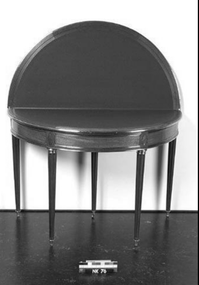
#> input picture nk_testset/card_table_nk.png, 199 x 285 px, shrunk from 341 x 487 before the run; its folder holds 5 pictures in this run
$ jupyter execute --allow-errors sift.ipynb
#> lines starting #> are read from the running program, lines starting #| are printed output that depends on the picture
> In this file all the SIFT implementations and code is documented. All of the images and files that are used in the report using SIFT can also be found in this code. Each piece of code in this markdown has its own usecases and the explanation on what it does can be found in the markdowns above each piece of code and also with comments in between lines of code.

[cell 1]
import cv2
import os
import numpy as np
from matplotlib import pyplot as plt
import pandas as pd
from matplotlib.image import imread

Get table is a helper function that is needed to create a nice looking table used in the final report for our results using pandas dataframe

[cell 2]
# Standard function we used in more programs to create a nice table using pandas df
# [36 lines left out: function get_table, not called in this run]

Code below is our similarity calculator for SIFT

[cell 3]
# [44 lines left out: function sift_similarity, not called in this run]

> Code below creates the table of similarities for our own testset.

Needed files for it to work:\
nk_testset\
nk_testset_no_back\
munich_testset\
munich_testset_no_back

[cell 4]
# [35 lines left out: function compute_similarities_testsets, not called in this run]

# All paths to the corresponding directories
nk_path = "nk_testset"
munich_path = "munich_testset"
nk_path_no_back = "nk_testset_no_back"
munich_path_no_back = "munich_testset_no_back"

if not os.path.exists(nk_path):
    raise FileNotFoundError(f"The path {nk_path} does not exist.")
#> (the rest of this cell did not finish here and is left out)

Above are the scores on the testset for SIFT with the background.

Below are the scores without the background that was created with our background removal implementation.

[cell 5]
# Find all the 25 matches from the testset with no background and create the table.
print("25 testset matches with background removal")
#> (the rest of this cell did not finish here and is left out)

> Code below is to match SIFT with entire dataset. We only look at the first 50 images in this test scenario as SIFT just takes way too long to compute.

Input image can be changed.\
Munich database needed to check the similarities. (SIFT does not work very well)

[cell 6]
# [32 lines left out: function compute_similarities, not called in this run]

# INPUT IMAGE, can change to test other images
nk_img = "nk_testset/chair_nk.jpg"

# entire munich database
#> (the rest of this cell did not finish here and is left out)

> Code below actually shows the top 10 highest similarities and prints these images with all corresponding data.

This only looks at the first 50 images from the large dataset.
We are already getting high similarities of 79% for our highest rank that looks nothing like the chair.
As this already took 20 seconds for only 50 images, doing this for the entire dataset would take 5 hours and too long.
Thats why we dropped SIFT.

[cell 7]
# [40 lines left out: functions get_top_10_similarities, display_image, display_nk_image, not called in this run]

#> (the rest of this cell did not finish here and is left out)

Some keypoint visualizations used in the final report can be found below

[cell 8]
def visualize_keypoints(image_path):
    # Load the image
#> called with image_path = 'nk_testset/card_table_nk.png'
    img = cv2.imread(image_path, cv2.IMREAD_GRAYSCALE)
#> img is the input picture: shape (285, 199); min 0, max 255, mean 134
    if img is None:
        raise ValueError("The image path is invalid.")

    sift = cv2.SIFT_create()

    # Detect keypoints and descriptors with SIFT
    kp, des = sift.detectAndCompute(img, None)
#> kp = 99 keypoints; strongest (x, y, size): (80, 266, 2.1), (115, 266, 2.2), (163, 207, 4.4), (93, 85, 76.8)
    len(kp)
    # Draw keypoints on the image
    img_with_keypoints = cv2.drawKeypoints(img, kp, None, color=(255, 0, 0), flags=cv2.DrawMatchesFlags_DEFAULT)
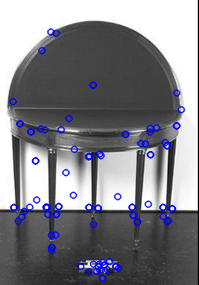
#> img_with_keypoints: shape (285, 199, 3); mean of channels 0, 1, 2 137.8, 130.1, 130.1; drawn as B, G, R

    # Display the image with keypoints
    plt.imshow(img_with_keypoints, cmap='gray')
    plt.title(f'Image: {image_name(image_path)} Keypoints')
    plt.axis('off')
    plt.show()

def image_name(image_path):
    return os.path.splitext(os.path.basename(image_path))[0]

visualize_keypoints("nk_testset/card_table_nk.png")
visualize_keypoints("nk_testset/table_nk.jpg")
#> call 2 of visualize_keypoints, with image_path = 'nk_testset/table_nk.jpg'
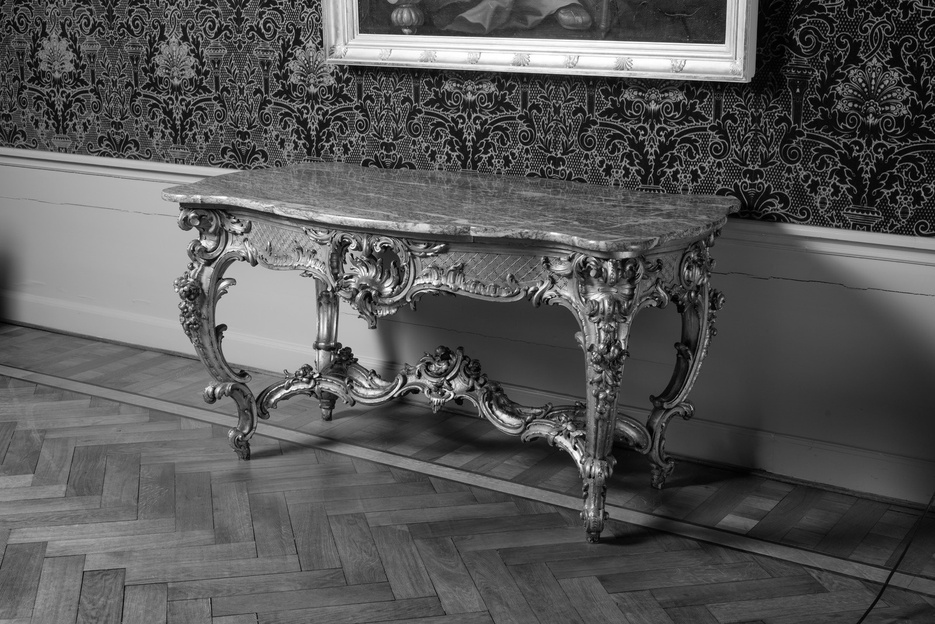
#> input picture nk_testset/table_nk.jpg, 935 x 624 px, shrunk from 1600 x 1067 before the run
#> in visualize_keypoints, img is the input picture: shape (624, 935); min 0, max 255, mean 86.9
#> in visualize_keypoints (call 2), `kp, des = sift.detectAndCompute(img, None)`: kp = 4210 keypoints; strongest (x, y, size): (575, 448, 2.6), (448, 378, 2), (304, 379, 1.9), (315, 376, 1.9)
#> in visualize_keypoints (call 2), `img_with_keypoints = cv2.drawKeypoints(img, kp, None, color=(255, 0, 0..`:
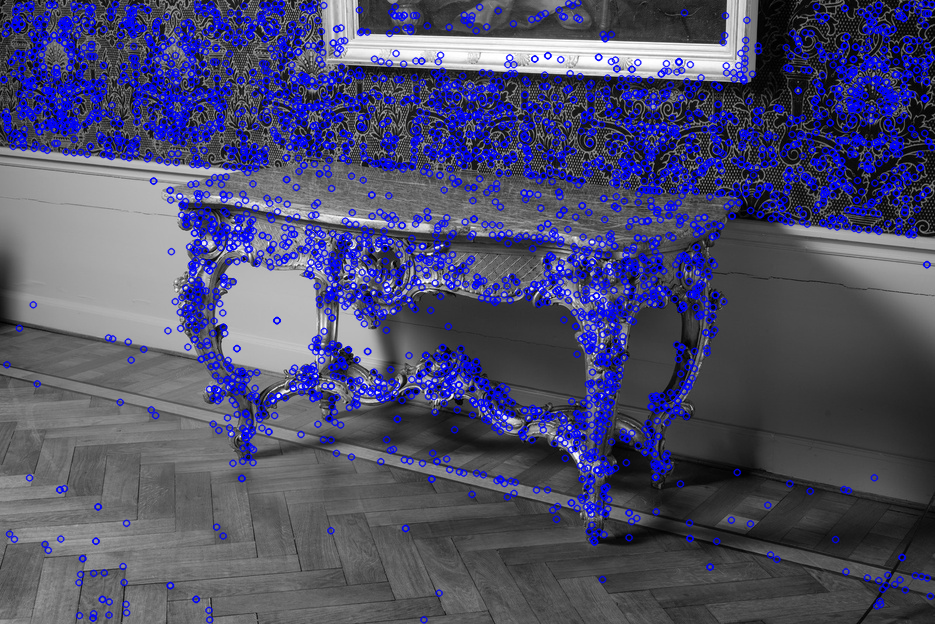
#> img_with_keypoints: shape (624, 935, 3); mean of channels 0, 1, 2 108, 77.4, 77.4; drawn as B, G, R
visualize_keypoints("nk_testset_no_back/table_nk.jpg")
#> call 3 of visualize_keypoints, with image_path = 'nk_testset_no_back/table_nk.jpg'
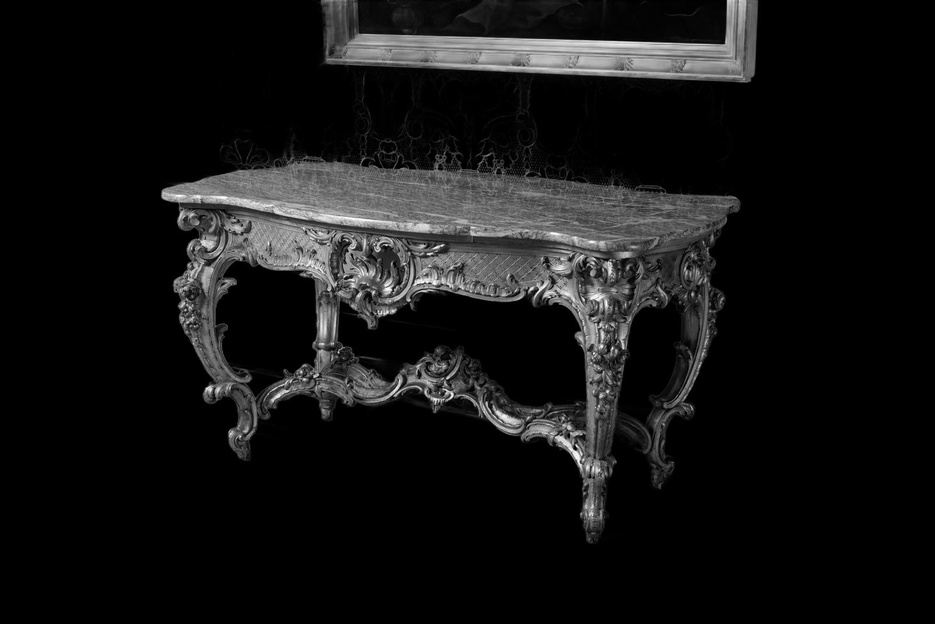
#> input picture nk_testset_no_back/table_nk.jpg, 935 x 624 px, shrunk from 1600 x 1067 before the run
#> in visualize_keypoints, img is the input picture: shape (624, 935); min 0, max 255, mean 20.5
#> in visualize_keypoints (call 3), `kp, des = sift.detectAndCompute(img, None)`: kp = 1750 keypoints; strongest (x, y, size): (575, 448, 2.6), (448, 378, 2.1), (429, 254, 1.9), (607, 391, 2)
#> in visualize_keypoints (call 3), `img_with_keypoints = cv2.drawKeypoints(img, kp, None, color=(255, 0, 0..`:
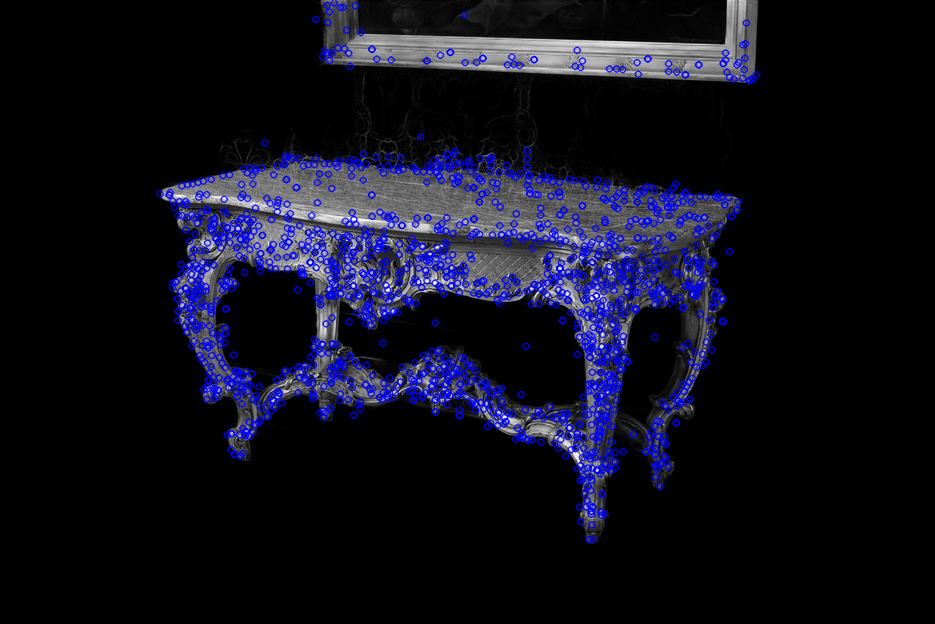
#> img_with_keypoints: shape (624, 935, 3); mean of channels 0, 1, 2 29.8, 16.2, 16.2; drawn as B, G, R
